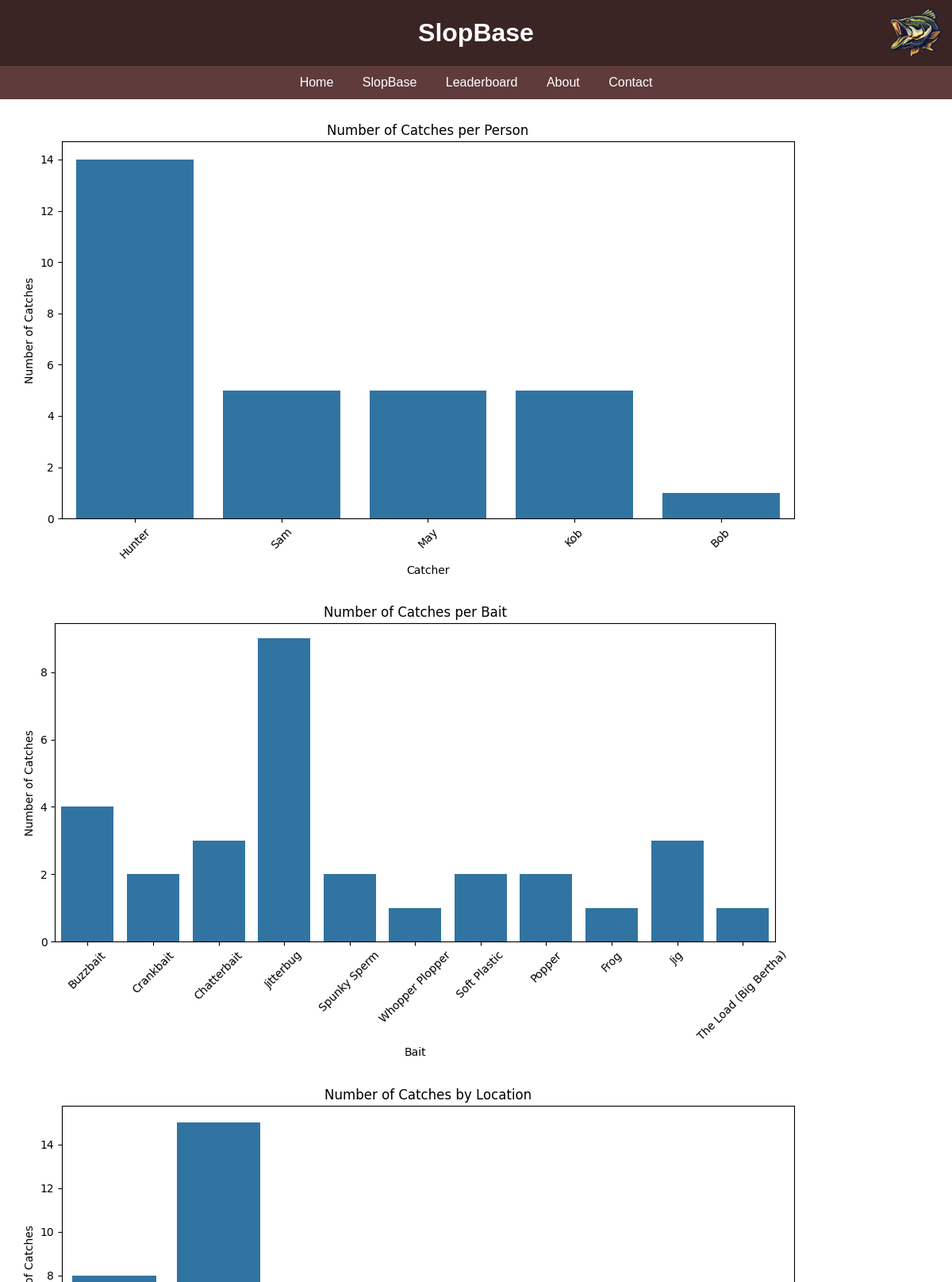
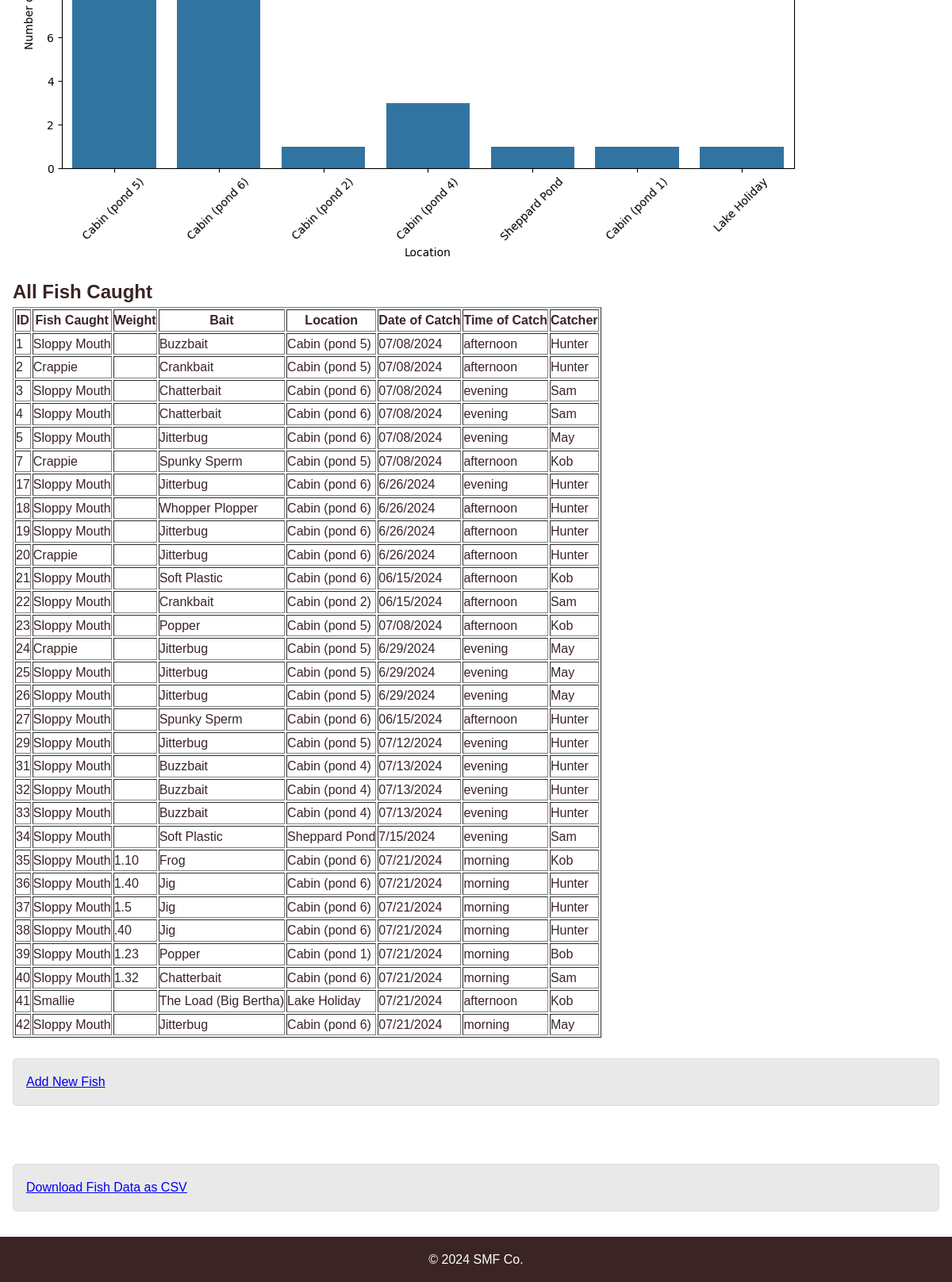
The page /database on the database its author committed (2 pictures, top to bottom).
### tables this page shows
CREATE TABLE fishcaught (
                    id INTEGER PRIMARY KEY AUTOINCREMENT,
                    fishcaught VARCHAR(255) NOT NULL,
                    weight VARCHAR(50),
                    bait VARCHAR(100),
                    location INTEGER,
                    dateofcatch DATE,
                    timeofcatch TIME,
                    catcher VARCHAR(100),
                    image TEXT
                );

### app.py (the view)
@app.route('/database')
def database():
    conn = sqlite3.connect(DB_FILE)
    c = conn.cursor()
    c.execute('''SELECT * FROM fishcaught''')
    fish_list = c.fetchall()
    df = pd.DataFrame(fish_list, columns=['id', 'fishcaught', 'weight', 'bait', 'location', 'dateofcatch', 'timeofcatch', 'catcher', 'image'])
    catches_per_person_img = plot_number_of_catches_per_person(df)
    catches_per_bait_img = plot_number_of_catches_per_bait(df)
    catches_by_location_img = plot_by_location(df)
    conn.close()
    return render_template('database.html', fish_list=fish_list,
                           catches_per_person_img=catches_per_person_img,
                           catches_per_bait_img=catches_per_bait_img,
                           catches_by_location_img=catches_by_location_img)

### app.py (called while the page is built)
def plot_number_of_catches_per_person(df):
    plt.figure(figsize=(10, 6))
    sns.countplot(x='catcher', data=df)
    plt.title('Number of Catches per Person')
    plt.xlabel('Catcher')
    plt.ylabel('Number of Catches')
    plt.xticks(rotation=45)
    plt.tight_layout()
    img_bytes = BytesIO()
    plt.savefig(img_bytes, format='png')
    img_bytes.seek(0)
    img_base64 = base64.b64encode(img_bytes.read()).decode('utf-8')
    plt.close()
    return img_base64

def plot_number_of_catches_per_bait(df):
    plt.figure(figsize=(10, 6))
    sns.countplot(x='bait', data=df)
    plt.title('Number of Catches per Bait')
    plt.xlabel('Bait')
    plt.ylabel('Number of Catches')
    plt.xticks(rotation=45)
    plt.tight_layout()
    img_bytes = BytesIO()
    plt.savefig(img_bytes, format='png')
    img_bytes.seek(0)
    img_base64 = base64.b64encode(img_bytes.read()).decode('utf-8')
    plt.close()
    return img_base64

def plot_by_location(df):
    plt.figure(figsize=(10, 6))
    sns.countplot(x='location', data=df)
    plt.title('Number of Catches by Location')
    plt.xlabel('Location')
    plt.ylabel('Number of Catches')
    plt.xticks(rotation=45)
    plt.tight_layout()
    img_bytes = BytesIO()
    plt.savefig(img_bytes, format='png')
    img_bytes.seek(0)
    img_base64 = base64.b64encode(img_bytes.read()).decode('utf-8')
    plt.close()
    return img_base64

### templates/database.html (shortened to what this page needs)
<!DOCTYPE html>
<html lang="en">
<head>
    <link rel="stylesheet" href="{{ url_for('static', filename='css/styles.css') }}">
</head>
<body class="page-default">
    <div class="wrapper">
        <header class="header-default">
            <img src="{{ url_for('static', filename='Images/Sloppy.png') }}" class="Logo">
            <div class="header-text">
                <h1>SlopBase</h1>
            </div>
        </header>
        <nav class="nav-default">
            <ul>
                <li><a href="{{ url_for('index') }}">Home</a></li>
                <li><a href="{{ url_for('database') }}">SlopBase</a></li>
                <li><a href="{{ url_for('leaderboard') }}">Leaderboard</a></li>
                <li><a href="{{ url_for('about') }}">About</a></li>
                <li><a href="{{ url_for('contact') }}">Contact</a></li>
            </ul>
        </nav>
        <main class="main-default">
            <img alt="Number of Catches per Person">
            <img alt="Number of Catches per Bait">
            <img alt="Number of Catches by Location">
            <h2>All Fish Caught</h2>
            {% if fish_list %}
                <table border="1">
                    <tr>
                        <th>ID</th>
                        <th>Fish Caught</th>
                        <th>Weight</th>
                        <th>Bait</th>
                        <th>Location</th>
                        <th>Date of Catch</th>
                        <th>Time of Catch</th>
                        <th>Catcher</th>
                    </tr>
                    {% for fish in fish_list %}
                    <tr>
                        <td>{{ fish[0] }}</td>
                        <td>{{ fish[1] }}</td>
                        <td>{{ fish[2] }}</td>
                        <td>{{ fish[3] }}</td>
                        <td>{{ fish[4] }}</td>
                        <td>{{ fish[5] }}</td>
                        <td>{{ fish[6] }}</td>
                        <td>{{ fish[7] }}</td>
                    </tr>
                    {% endfor %}
                </table>
            {% else %}
                <p>No fish caught yet.</p>
            {% endif %}
            <br>
            <section id="add-fish-section" class="section-default">
                <a href="{{ url_for('add_fish_form') }}" class="btn btn-primary">Add New Fish</a>
            </section>
        </main>
    </div>
    <br>
    <main class="main-default">
        <section id="download-csv-section" class="section-default">
            <a href="{{ url_for('download_csv') }}" class="btn btn-secondary">Download Fish Data as CSV</a>
        </section>
    </main>
    <footer class="footer-default">
        <p>&copy; 2024 SMF Co.</p>
    </footer>
</body>
</html>

### static/css/styles.css (style rules this page uses)
* { margin: 0; padding: 0; box-sizing: border-box; }
html, body { height: 100%; }
body { font-family: Arial, sans-serif; line-height: 1.6; background-color: #ffffff; color: #3a2424; display: flex; flex-direction: column; }
.wrapper { flex: 1; }
.header-default { position: relative; background: #3a2424; color: #fff; padding: 1rem 0; text-align: center; }
.header-text { flex: 1; text-align: center; }
.Logo { position: absolute; right: 10px; top: 50%; transform: translateY(-50%); max-width: 70px; max-height: 100px; }
.nav-default { background: #5f3b3b; color: #00000000; padding: 0.5rem; text-align: center; }
.nav-default ul { list-style: none; }
.nav-default ul li { display: inline; margin: 0 1rem; }
.nav-default ul li a { color: #ffffff; text-decoration: none; }
.main-default { padding: 1rem; flex: 1; }
.section-default { margin-bottom: 1rem; padding: 1rem; border-radius: 5px; background: #e9e9e9; border: 1px solid #ddd; }
.footer-default { text-align: center; padding: 1rem 0; background: #3a2424; color: #fff; }

### rows shown on the page
fishcaught: id "1", fishcaught "Sloppy Mouth", bait "Buzzbait", location "Cabin (pond 5)", dateofcatch "07/08/2024", timeofcatch "afternoon", catcher "Hunter"
fishcaught: id "2", fishcaught "Crappie", bait "Crankbait", location "Cabin (pond 5)", dateofcatch "07/08/2024", timeofcatch "afternoon", catcher "Hunter"
fishcaught: id "3", fishcaught "Sloppy Mouth", bait "Chatterbait", location "Cabin (pond 6)", dateofcatch "07/08/2024", timeofcatch "evening", catcher "Sam"
fishcaught: id "4", fishcaught "Sloppy Mouth", bait "Chatterbait", location "Cabin (pond 6)", dateofcatch "07/08/2024", timeofcatch "evening", catcher "Sam"
fishcaught: id "5", fishcaught "Sloppy Mouth", bait "Jitterbug", location "Cabin (pond 6)", dateofcatch "07/08/2024", timeofcatch "evening", catcher "May"
fishcaught: id "7", fishcaught "Crappie", bait "Spunky Sperm", location "Cabin (pond 5)", dateofcatch "07/08/2024", timeofcatch "afternoon", catcher "Kob"
fishcaught: id "17", fishcaught "Sloppy Mouth", bait "Jitterbug", location "Cabin (pond 6)", dateofcatch "6/26/2024", timeofcatch "evening", catcher "Hunter"
fishcaught: id "18", fishcaught "Sloppy Mouth", bait "Whopper Plopper", location "Cabin (pond 6)", dateofcatch "6/26/2024", timeofcatch "afternoon", catcher "Hunter"
fishcaught: id "19", fishcaught "Sloppy Mouth", bait "Jitterbug", location "Cabin (pond 6)", dateofcatch "6/26/2024", timeofcatch "afternoon", catcher "Hunter"
fishcaught: id "20", fishcaught "Crappie", bait "Jitterbug", location "Cabin (pond 6)", dateofcatch "6/26/2024", timeofcatch "afternoon", catcher "Hunter"
fishcaught: id "21", fishcaught "Sloppy Mouth", bait "Soft Plastic", location "Cabin (pond 6)", dateofcatch "06/15/2024", timeofcatch "afternoon", catcher "Kob"
fishcaught: id "22", fishcaught "Sloppy Mouth", bait "Crankbait", location "Cabin (pond 2)", dateofcatch "06/15/2024", timeofcatch "afternoon", catcher "Sam"
fishcaught: id "23", fishcaught "Sloppy Mouth", bait "Popper", location "Cabin (pond 5)", dateofcatch "07/08/2024", timeofcatch "afternoon", catcher "Kob"
fishcaught: id "24", fishcaught "Crappie", bait "Jitterbug", location "Cabin (pond 5)", dateofcatch "6/29/2024", timeofcatch "evening", catcher "May"
fishcaught: id "25", fishcaught "Sloppy Mouth", bait "Jitterbug", location "Cabin (pond 5)", dateofcatch "6/29/2024", timeofcatch "evening", catcher "May"
fishcaught: id "26", fishcaught "Sloppy Mouth", bait "Jitterbug", location "Cabin (pond 5)", dateofcatch "6/29/2024", timeofcatch "evening", catcher "May"
fishcaught: id "27", fishcaught "Sloppy Mouth", bait "Spunky Sperm", location "Cabin (pond 6)", dateofcatch "06/15/2024", timeofcatch "afternoon", catcher "Hunter"
fishcaught: id "29", fishcaught "Sloppy Mouth", bait "Jitterbug", location "Cabin (pond 5)", dateofcatch "07/12/2024", timeofcatch "evening", catcher "Hunter"
fishcaught: id "31", fishcaught "Sloppy Mouth", bait "Buzzbait", location "Cabin (pond 4)", dateofcatch "07/13/2024", timeofcatch "evening", catcher "Hunter"
fishcaught: id "32", fishcaught "Sloppy Mouth", bait "Buzzbait", location "Cabin (pond 4)", dateofcatch "07/13/2024", timeofcatch "evening", catcher "Hunter"
fishcaught: id "33", fishcaught "Sloppy Mouth", bait "Buzzbait", location "Cabin (pond 4)", dateofcatch "07/13/2024", timeofcatch "evening", catcher "Hunter"
fishcaught: id "34", fishcaught "Sloppy Mouth", bait "Soft Plastic", location "Sheppard Pond", dateofcatch "7/15/2024", timeofcatch "evening", catcher "Sam"
fishcaught: id "35", fishcaught "Sloppy Mouth", weight "1.10", bait "Frog", location "Cabin (pond 6)", dateofcatch "07/21/2024", timeofcatch "morning", catcher "Kob"
fishcaught: id "36", fishcaught "Sloppy Mouth", weight "1.40", bait "Jig", location "Cabin (pond 6)", dateofcatch "07/21/2024", timeofcatch "morning", catcher "Hunter"
fishcaught: id "37", fishcaught "Sloppy Mouth", weight "1.5", bait "Jig", location "Cabin (pond 6)", dateofcatch "07/21/2024", timeofcatch "morning", catcher "Hunter"
fishcaught: id "38", fishcaught "Sloppy Mouth", weight ".40", bait "Jig", location "Cabin (pond 6)", dateofcatch "07/21/2024", timeofcatch "morning", catcher "Hunter"
fishcaught: id "39", fishcaught "Sloppy Mouth", weight "1.23", bait "Popper", location "Cabin (pond 1)", dateofcatch "07/21/2024", timeofcatch "morning", catcher "Bob"
fishcaught: id "40", fishcaught "Sloppy Mouth", weight "1.32", bait "Chatterbait", location "Cabin (pond 6)", dateofcatch "07/21/2024", timeofcatch "morning", catcher "Sam"
fishcaught: id "41", fishcaught "Smallie", bait "The Load (Big Bertha)", location "Lake Holiday", dateofcatch "07/21/2024", timeofcatch "afternoon", catcher "Kob"
fishcaught: id "42", fishcaught "Sloppy Mouth", bait "Jitterbug", location "Cabin (pond 6)", dateofcatch "07/21/2024", timeofcatch "morning", catcher "May"
